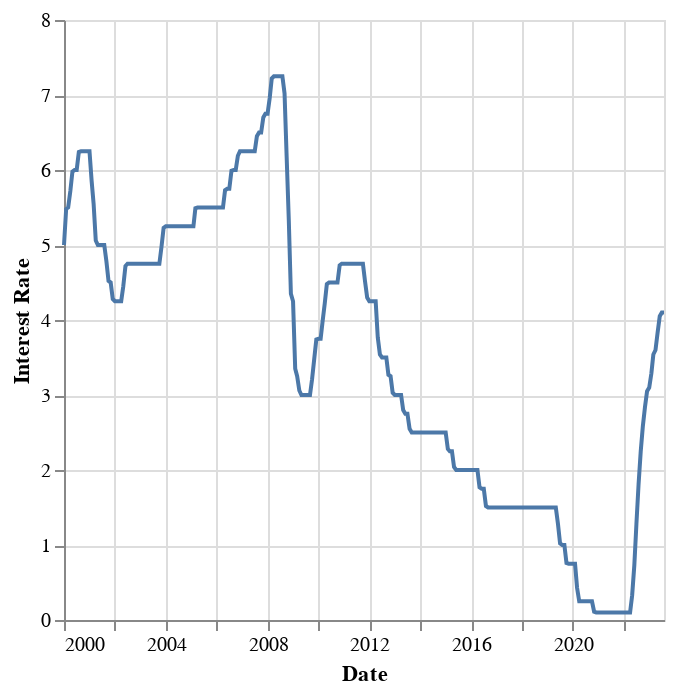

Write a Vega-Lite specification for this figure.
### Vega-Lite specification from a JSON file in a GitHub repository (floating-point values rounded to 4 significant figures; data arrays with more than 128 entries replaced by an {"elided": "..."} marker saying what was removed)
{"$schema": "https://vega.github.io/schema/vega-lite/v5.json", "data": {"values": {"elided": "284 records"}}, "mark": "line", "encoding": {"x": {"field": "date", "type": "temporal", "title": "Date"}, "y": {"field": "Interest Rate", "type": "quantitative", "title": "Interest Rate"}}}
